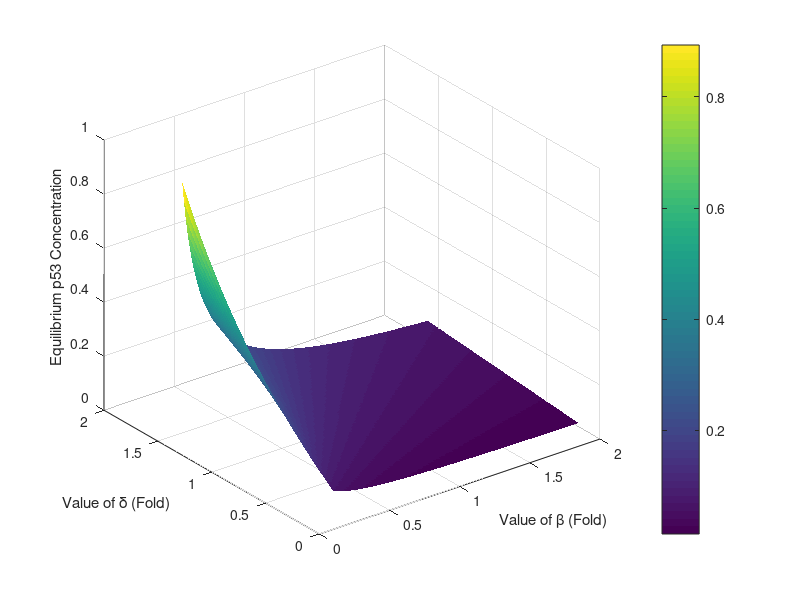

This figure's MATLAB source: (Note: this script raises an error after producing the figure.)
%% Description
% This MATLAB program aims to visualize Hopf bifurcation region in
% beta-delta parameter space where p53 oscillations can be self-sustained
% (Fig. 3; Fig S3A-B).

function main
%% Load Data
load("Data/EP_Jacobian_beta_delta_rawData.mat")

param_beta_fc=param_beta./4;
param_delta_fc=param_delta./0.75;

%% Visualizations
% (1) X_EP as a function of model parameters
figure;
s1=surf(param_beta_fc,param_delta_fc,mtx_X0);
set(s1,'linestyle','none')
xlabel('Value of \beta (Fold)'); ylabel('Value of \delta (Fold)'); 
zlabel('Equilibrium p53 Concentration');
colorbar;

% (2) p as a function of model parameters
figure;
h2=heatmap(param_beta_fc,param_delta_fc,mtx_p,'GridVisible','off');
caxis([-1 1]); cmap = [pink(1); white(1)];
colormap(cmap);
title('');
xlabel('Value of \beta (Fold)'); ylabel('Value of \delta (Fold)');
XLabels=1:length(param_beta);
CustomXLabels = string(param_beta_fc);
CustomXLabels(mod(XLabels,20) ~= 1) = " ";
h2.XDisplayLabels = CustomXLabels;
YLabels=1:length(param_delta);
CustomYLabels = string(param_delta_fc);
CustomYLabels(mod(YLabels,15) ~= 1) = " ";
h2.YDisplayLabels = CustomYLabels;
h2.YDisplayData = flipud(h2.YDisplayData); 

% (3) lambda_real as a function of model parameters
% figure;
% s3=surf(param_beta_fc,param_delta_fc,mtx_lambda_real);
% set(s3,'linestyle','none')
% xlabel('Value of \beta (Fold)'); ylabel('Value of \delta (Fold)'); zlabel('\lambda_{real}');
% colorbar;

% (4) p^2-4q as a function of model parameters
% figure;
% s4=surf(param_beta_fc,param_delta_fc,mtx_res);
% set(s4,'linestyle','none')
% xlabel('Value of \beta (Fold)'); ylabel('Value of \delta (Fold)'); zlabel('p^2-4q');
% colorbar;

return